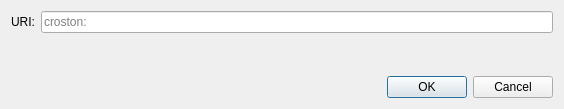
<?xml version="1.0" encoding="UTF-8"?>
<ui version="4.0">
 <class>OpenURIDialog</class>
 <widget class="QDialog" name="OpenURIDialog">
  <property name="geometry">
   <rect>
    <x>0</x>
    <y>0</y>
    <width>564</width>
    <height>109</height>
   </rect>
  </property>
  <property name="windowTitle">
   <string>Open Croston URI</string>
  </property>
  <layout class="QVBoxLayout" name="verticalLayout">
   <item>
    <layout class="QHBoxLayout" name="horizontalLayout">
     <item>
      <widget class="QLabel" name="label">
       <property name="text">
        <string>URI:</string>
       </property>
      </widget>
     </item>
     <item>
      <widget class="QValidatedLineEdit" name="uriEdit">
       <property name="placeholderText">
        <string notr="true">croston:</string>
       </property>
      </widget>
     </item>
    </layout>
   </item>
   <item>
    <spacer name="verticalSpacer">
     <property name="orientation">
      <enum>Qt::Vertical</enum>
     </property>
     <property name="sizeHint" stdset="0">
      <size>
       <width>20</width>
       <height>40</height>
      </size>
     </property>
    </spacer>
   </item>
   <item>
    <widget class="QDialogButtonBox" name="buttonBox">
     <property name="orientation">
      <enum>Qt::Horizontal</enum>
     </property>
     <property name="standardButtons">
      <set>QDialogButtonBox::Cancel|QDialogButtonBox::Ok</set>
     </property>
    </widget>
   </item>
  </layout>
 </widget>
 <customwidgets>
  <customwidget>
   <class>QValidatedLineEdit</class>
   <extends>QLineEdit</extends>
   <header>qt/qvalidatedlineedit.h</header>
  </customwidget>
 </customwidgets>
 <resources/>
 <connections>
  <connection>
   <sender>buttonBox</sender>
   <signal>accepted()</signal>
   <receiver>OpenURIDialog</receiver>
   <slot>accept()</slot>
   <hints>
    <hint type="sourcelabel">
     <x>248</x>
     <y>254</y>
    </hint>
    <hint type="destinationlabel">
     <x>157</x>
     <y>274</y>
    </hint>
   </hints>
  </connection>
  <connection>
   <sender>buttonBox</sender>
   <signal>rejected()</signal>
   <receiver>OpenURIDialog</receiver>
   <slot>reject()</slot>
   <hints>
    <hint type="sourcelabel">
     <x>316</x>
     <y>260</y>
    </hint>
    <hint type="destinationlabel">
     <x>286</x>
     <y>274</y>
    </hint>
   </hints>
  </connection>
 </connections>
</ui>
